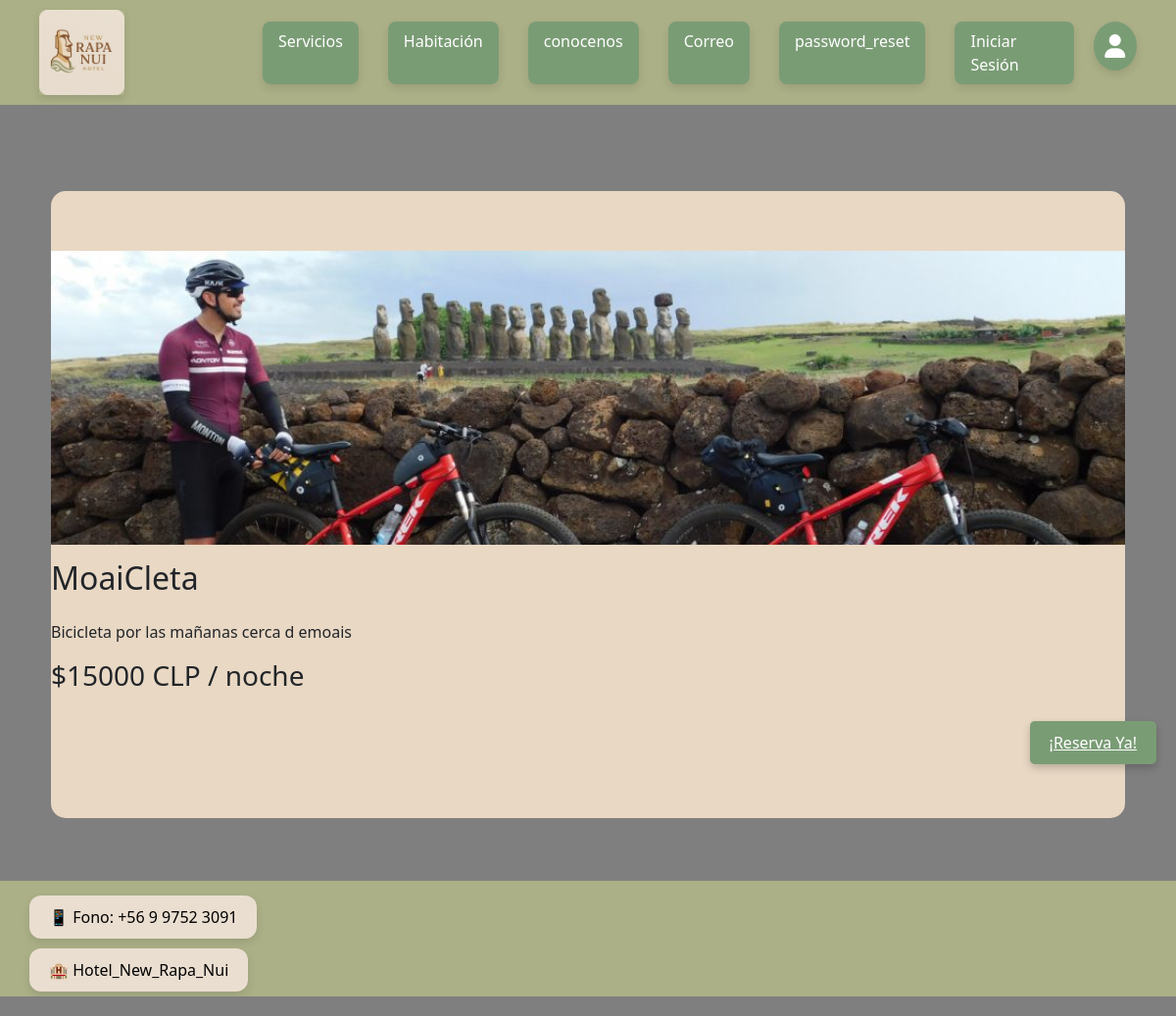
The page /detalle_servicios/MoaiCleta/ on the database its author committed.
### app/models.py (models this page shows, shortened)
class Servicio_Ext(models.Model):
    n_s_ext = models.CharField(max_length=10, primary_key=True)
    descripcion_breve = models.TextField(max_length=100,default='')
    descripcions_ext = models.TextField(max_length=100)
    precios_ext = models.IntegerField()
    empresa = models.ForeignKey(Empresa, on_delete=models.CASCADE)
    imagen = models.ImageField(upload_to='servicios', null=True)

### app/views.py (the view)
# urls.py: path("detalle_servicios/<id>/", detalle_servicios, name="detalle_servicios"),
def detalle_servicios(request,id):
    serviciode = Servicio_Ext.objects.get(n_s_ext=id)
    data = {
        'servicio': serviciode
    }
    return render(request, 'app/Publicas/detalle-servicios/detalle-servicios.html', data)

### app/templates/app/Publicas/detalle-servicios/detalle-servicios.html (shortened to what this page needs)
{% extends 'app/base.html' %}
{% load static %}
{% block extra_css %}
  <link rel="stylesheet" href="{% static 'app/css/detalle-habitaciones.css' %}">
{% endblock %}
{% block content %}
<div class="container mt-5">
    <div class="col-12 mb-4 tarjeta-full">
        <div class="tarjeta2">
            <img src="{{ servicio.imagen.url }}" class="card-img-top">
            <div class="card-bod2">
                <h2 class="card-title">{{ servicio.n_s_ext }}</h2> <br>
                <p class="card-text">{{ servicio.descripcions_ext }}</p>
                    <div class="card-footer-info">
                        <h3 class="precio">${{ servicio.precios_ext }} CLP / noche</h3>
                        <a href="{% url 'login' %}" class="btn-custom">¡Reserva Ya!</a>
                      </div>
            </div>
        </div>
    </div>
</div>
{% endblock %}

### app/static/app/css/base.css (style rules this page uses)
html, body { height: 100%; width: 100%; }
body { flex: 1; }
html, body { height: 100%; margin: 0; padding: 0; }
body { display: flex; flex-direction: column; min-height: 100vh; }

### app/static/app/css/habitacion-emp.css (style rules this page uses)
body { position: relative; background-image: url("../img/fondo.png"); background-size: cover; background-position: center; background-repeat: no-repeat; background-attachment: fixed; height: 100vh; }
body::before { content: ''; position: absolute; top: 0; left: 0; width: 100%; height: 100%; background: rgba(0, 0, 0, 0.5); z-index: -1; }

### app/static/app/css/detalle-habitaciones.css (style rules this page uses)
body { position: relative; background-image: url("../img/fondo.png"); background-size: cover; background-position: center; background-repeat: no-repeat; background-attachment: fixed; height: 100vh; }
body::before { content: ''; position: absolute; top: 0; left: 0; width: 100%; height: 100%; background: rgba(0, 0, 0, 0.5); z-index: -1; }
.btn-custom { background-color: #7a9c75; color: white; border: none; padding: 10px 20px; font-size: 16px; text-align: center; display: inline-block; border-radius: 5px; box-shadow: 0 4px 8px rgba(0, 0, 0, 0.2); transition: all 0.3s ease; position: absolute; bottom: 20px; right: 20px; }
.tarjeta-full { background-color: #e9d8c4; border-radius: 15px; overflow: hidden; padding: 0px; padding-bottom: 60px; min-height: calc(100vh - 160px); display: flex; flex-direction: column; justify-content: center; }
.tarjeta2 { height: 100%; display: flex; flex-direction: column; }
.card-img-top { border-radius: 15px 15px 0 0; height: 300px; object-fit: cover; margin-bottom: 15px; }

### app/static/app/css/agenda.css (style rules this page uses)
body { background-image: url("../img/fondo.png"); background-size: cover; background-position: center; background-repeat: no-repeat; background-attachment: fixed; height: 100vh; margin: 0; font-family: Arial, sans-serif; }
body::before { content: ''; position: fixed; top: 0; left: 0; width: 100%; height: 100%; background: rgba(0, 0, 0, 0.5); z-index: -1; }

### rows shown on the page
Servicio_Ext: imagen (picture), n_s_ext "MoaiCleta", descripcions_ext "Bicicleta por las mañanas cerca d emoais", precios_ext "15000"
